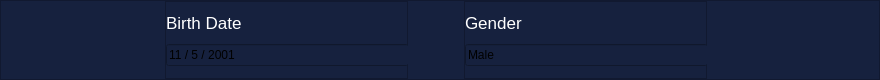
        <widget class="QFrame" name="frame_3">
         <property name="minimumSize">
          <size>
           <width>0</width>
           <height>80</height>
          </size>
         </property>
         <property name="maximumSize">
          <size>
           <width>16777215</width>
           <height>80</height>
          </size>
         </property>
         <property name="styleSheet">
          <string notr="true">background: #16213E;</string>
         </property>
         <property name="frameShape">
          <enum>QFrame::StyledPanel</enum>
         </property>
         <property name="frameShadow">
          <enum>QFrame::Raised</enum>
         </property>
         <layout class="QHBoxLayout" name="horizontalLayout_3">
          <property name="spacing">
           <number>56</number>
          </property>
          <property name="leftMargin">
           <number>0</number>
          </property>
          <property name="topMargin">
           <number>0</number>
          </property>
          <property name="rightMargin">
           <number>0</number>
          </property>
          <property name="bottomMargin">
           <number>0</number>
          </property>
          <item>
           <spacer name="horizontalSpacer_5">
            <property name="orientation">
             <enum>Qt::Horizontal</enum>
            </property>
            <property name="sizeType">
             <enum>QSizePolicy::Expanding</enum>
            </property>
            <property name="sizeHint" stdset="0">
             <size>
              <width>164</width>
              <height>20</height>
             </size>
            </property>
           </spacer>
          </item>
          <item>
           <widget class="QFrame" name="DOB">
            <property name="maximumSize">
             <size>
              <width>243</width>
              <height>116</height>
             </size>
            </property>
            <property name="styleSheet">
             <string notr="true">background: #16213E;</string>
            </property>
            <property name="frameShape">
             <enum>QFrame::StyledPanel</enum>
            </property>
            <property name="frameShadow">
             <enum>QFrame::Raised</enum>
            </property>
            <layout class="QVBoxLayout" name="verticalLayout_8">
             <property name="spacing">
              <number>0</number>
             </property>
             <property name="leftMargin">
              <number>0</number>
             </property>
             <property name="topMargin">
              <number>0</number>
             </property>
             <property name="rightMargin">
              <number>0</number>
             </property>
             <property name="bottomMargin">
              <number>0</number>
             </property>
             <item>
              <widget class="QLabel" name="label_10">
               <property name="minimumSize">
                <size>
                 <width>144</width>
                 <height>22</height>
                </size>
               </property>
               <property name="maximumSize">
                <size>
                 <width>144</width>
                 <height>22</height>
                </size>
               </property>
               <property name="styleSheet">
                <string notr="true">position: absolute;
width: 144px;
height: 22px;

font-family: 'Outfit';
font-style: normal;
font-weight: 400;
font-size: 17px;
line-height: 21px;
/* identical to box height */

display: flex;
align-items: center;
letter-spacing: 0.11em;

color: #FFFFFF;</string>
               </property>
               <property name="text">
                <string>Birth Date</string>
               </property>
              </widget>
             </item>
             <item>
              <widget class="QLineEdit" name="lineEdit_7">
               <property name="minimumSize">
                <size>
                 <width>243</width>
                 <height>0</height>
                </size>
               </property>
               <property name="maximumSize">
                <size>
                 <width>16777215</width>
                 <height>16777215</height>
                </size>
               </property>
               <property name="styleSheet">
                <string notr="true"> border-width: 3px; border-style: solid; border-color:white;border-top-style:none;
border-left-style:none; border-right-style:none;
QLineEdit::placeholderr {
    color:white;
}</string>
               </property>
               <property name="text">
                <string>11 / 5 / 2001</string>
               </property>
               <property name="alignment">
                <set>Qt::AlignLeading|Qt::AlignLeft|Qt::AlignVCenter</set>
               </property>
              </widget>
             </item>
            </layout>
           </widget>
          </item>
          <item>
           <widget class="QFrame" name="Gender">
            <property name="maximumSize">
             <size>
              <width>243</width>
              <height>116</height>
             </size>
            </property>
            <property name="styleSheet">
             <string notr="true">background: #16213E;</string>
            </property>
            <property name="frameShape">
             <enum>QFrame::StyledPanel</enum>
            </property>
            <property name="frameShadow">
             <enum>QFrame::Raised</enum>
            </property>
            <layout class="QVBoxLayout" name="verticalLayout_10">
             <property name="spacing">
              <number>0</number>
             </property>
             <property name="leftMargin">
              <number>0</number>
             </property>
             <property name="topMargin">
              <number>0</number>
             </property>
             <property name="rightMargin">
              <number>0</number>
             </property>
             <property name="bottomMargin">
              <number>0</number>
             </property>
             <item>
              <widget class="QLabel" name="label_11">
               <property name="minimumSize">
                <size>
                 <width>144</width>
                 <height>22</height>
                </size>
               </property>
               <property name="maximumSize">
                <size>
                 <width>144</width>
                 <height>22</height>
                </size>
               </property>
               <property name="styleSheet">
                <string notr="true">position: absolute;
width: 144px;
height: 22px;

font-family: 'Outfit';
font-style: normal;
font-weight: 400;
font-size: 17px;
line-height: 21px;
/* identical to box height */

display: flex;
align-items: center;
letter-spacing: 0.11em;

color: #FFFFFF;</string>
               </property>
               <property name="text">
                <string>Gender</string>
               </property>
              </widget>
             </item>
             <item>
              <widget class="QLineEdit" name="lineEdit_9">
               <property name="minimumSize">
                <size>
                 <width>243</width>
                 <height>0</height>
                </size>
               </property>
               <property name="maximumSize">
                <size>
                 <width>16777215</width>
                 <height>16777215</height>
                </size>
               </property>
               <property name="styleSheet">
                <string notr="true"> border-width: 3px; border-style: solid; border-color:white;border-top-style:none;
border-left-style:none; border-right-style:none;
QLineEdit::placeholderr {
    color:white;
}</string>
               </property>
               <property name="text">
                <string>Male</string>
               </property>
               <property name="alignment">
                <set>Qt::AlignLeading|Qt::AlignLeft|Qt::AlignVCenter</set>
               </property>
              </widget>
             </item>
            </layout>
           </widget>
          </item>
          <item>
           <spacer name="horizontalSpacer_6">
            <property name="orientation">
             <enum>Qt::Horizontal</enum>
            </property>
            <property name="sizeType">
             <enum>QSizePolicy::Expanding</enum>
            </property>
            <property name="sizeHint" stdset="0">
             <size>
              <width>172</width>
              <height>20</height>
             </size>
            </property>
           </spacer>
          </item>
         </layout>
        </widget>
